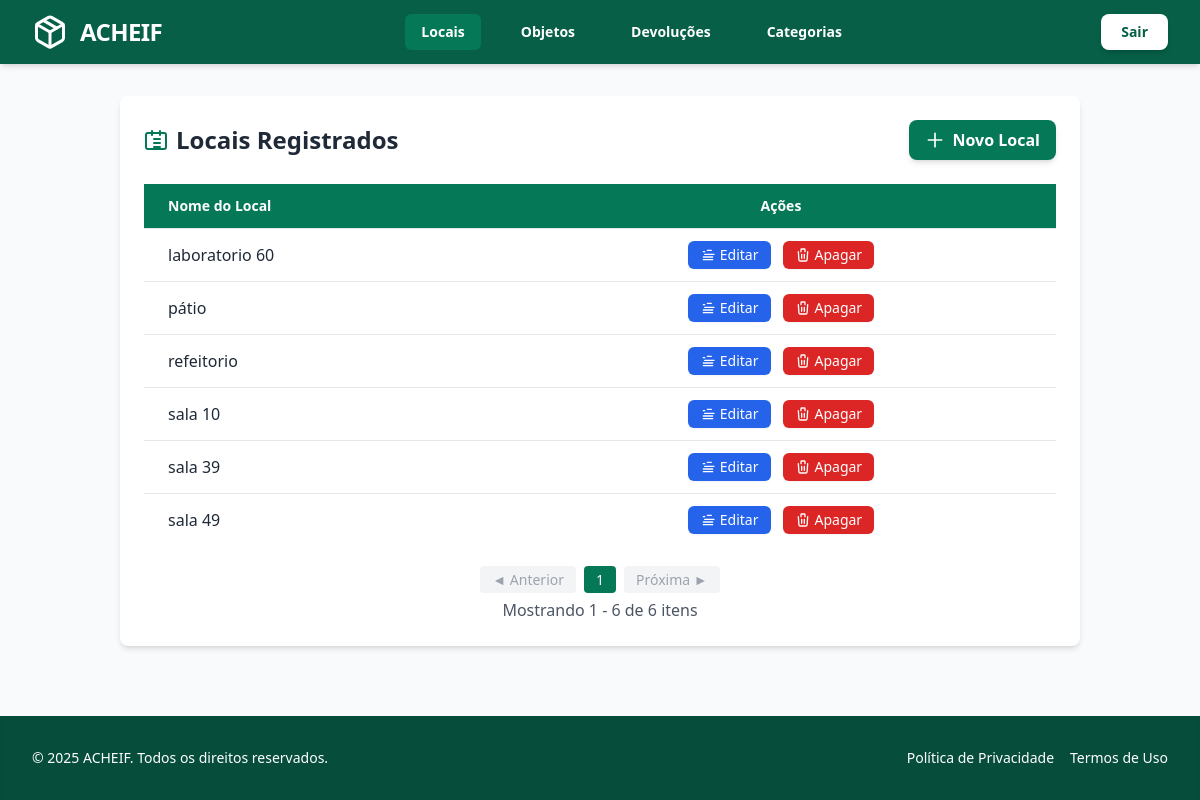
The app's page /local/ with its own data.
### objetos/models.py (models this page shows, shortened)
class Local(models.Model):
    nome = models.CharField(max_length=50, unique=True)

### objetos/views.py (the view)
# urls.py: path('local/', views.listar_locais, name='listar_locais'),
def listar_locais(request):
    locais = Local.objects.all().order_by('nome')  # opcional: ordena por nome
    paginator = Paginator(locais, 10)  # 10 locais por página
    page_number = request.GET.get('page')
    page_obj = paginator.get_page(page_number)
    return render(request, 'objetos/local/listar_locais.html', {
        'locais': page_obj.object_list,
        'page_obj': page_obj,
    })

### objetos/templates/objetos/local/listar_locais.html (shortened to what this page needs)
{% extends 'base.html' %}
{% load widget_tweaks %}
{% block active_locais %}bg-emerald-700 text-white{% endblock %}
{% block content %}
<div class="bg-white rounded-lg shadow-md p-6">
    <div class="flex justify-between items-center mb-6">
        <h1 class="text-2xl font-bold text-gray-800 flex items-center gap-2">
            <svg xmlns="http://www.w3.org/2000/svg" class="h-6 w-6 text-emerald-700" fill="none" viewBox="0 0 24 24" stroke="currentColor">
                <path stroke-linecap="round" stroke-linejoin="round" stroke-width="2" d="M8 7V3m8 4V3m-6 8h6m-6 4h6m-6 4h6M4 21h16a2 2 0 0 0 2-2V7a2 2 0 0 0-2-2H4a2 2 0 0 0-2 2v12a2 2 0 0 0 2 2z" />
            </svg>
            Locais Registrados
        </h1>
        <a href="{% url 'objetos:criar_local' %}"
           class="inline-flex items-center gap-2 bg-emerald-700 hover:bg-emerald-800 text-white px-4 py-2 rounded-lg shadow-md transition font-semibold">
            <svg xmlns="http://www.w3.org/2000/svg" class="h-5 w-5" fill="none" viewBox="0 0 24 24" stroke="currentColor">
              <path stroke-linecap="round" stroke-linejoin="round" stroke-width="2" d="M12 4v16m8-8H4" />
            </svg>
            Novo Local
        </a>
    </div>
    <div class="overflow-x-auto">
        <table class="min-w-full divide-y divide-gray-200">
            <thead class="bg-emerald-700 text-white">
                <tr>
                    <th class="py-3 px-6 text-left text-sm font-semibold">Nome do Local</th>
                    <th class="py-3 px-6 text-center text-sm font-semibold">Ações</th>
                </tr>
            </thead>
            <tbody class="bg-white divide-y divide-gray-200">
                {% for local in locais %}
                <tr class="hover:bg-gray-50 transition">
                    <td class="py-3 px-6 text-gray-800">{{ local.nome }}</td>
                    <td class="py-3 px-6 text-center flex justify-center gap-3">
                        <a href="{% url 'objetos:editar_local' local.pk %}"
                           class="flex items-center gap-1 bg-blue-600 hover:bg-blue-700 text-white px-3 py-1 rounded-md shadow-sm transition text-sm"
                           title="Editar">
                            <svg xmlns="http://www.w3.org/2000/svg" class="h-4 w-4" fill="none" viewBox="0 0 24 24" stroke="currentColor">
                              <path stroke-linecap="round" stroke-linejoin="round" stroke-width="2" d="M11 5h6M5 7h2m0 4h14M5 15h14M5 19h14" />
                            </svg>
                            Editar
                        </a>
                        <form method="post" action="{% url 'objetos:apagar_local' local.id %}" class="inline">
                            <button type="submit"
                                    class="flex items-center gap-1 bg-red-600 hover:bg-red-700 text-white px-3 py-1 rounded-md shadow-sm transition text-sm"
                                    title="Apagar"
                                    onclick="return confirm('Tem certeza que deseja apagar esse local?');">
                                <svg xmlns="http://www.w3.org/2000/svg" class="h-4 w-4" fill="none" viewBox="0 0 24 24" stroke="currentColor">
                                  <path stroke-linecap="round" stroke-linejoin="round" stroke-width="2" d="M19 7l-.867 12.142A2 2 0 0 1 16.138 21H7.862a2 2 0 0 1-1.995-1.858L5 7m5 4v6m4-6v6m1-10V4a1 1 0 0 0-1-1h-4a1 1 0 0 0-1 1v3" />
                                </svg>
                                Apagar
                            </button>
                        </form>
                    </td>
                </tr>
                {% empty %}
                <tr>
                    <td colspan="2" class="py-4 text-center text-gray-500">Nenhum local registrado.</td>
                </tr>
                {% endfor %}
            </tbody>
        </table>
</div>
    {% include "includes/pagination.html" with page_obj=page_obj categoria_id=categoria_id local_achado=local_achado %}
</div>
{% endblock %}

### objetos/templates/objetos/static/style.css (style rules this page uses)
body { font-family: system-ui, -apple-system, BlinkMacSystemFont, "Segoe UI", Roboto, sans-serif; background-color: #f9fafb; }

### records on screen
Local: nome "laboratorio 60"
Local: nome "pátio"
Local: nome "refeitorio"
Local: nome "sala 10"
Local: nome "sala 39"
Local: nome "sala 49"

### other values on screen
{{ num }} "1"
{{ page_obj.start_index }} "1"
{{ page_obj.end_index }} "6"
{{ page_obj.paginator.count }} "6"
